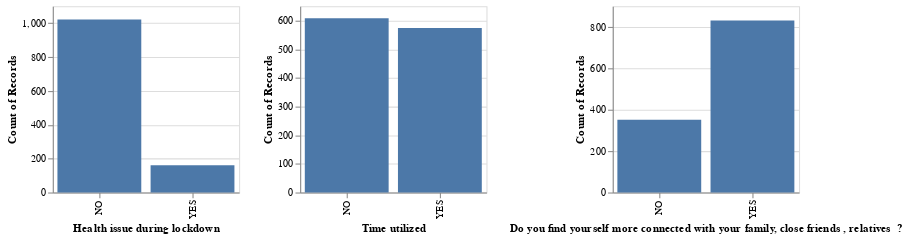

Notebook cell for this chart:
### Code cell
plts[13]|plts[15]|plts[16]

### Figure 1 — Vega-Lite specification as saved in the notebook (floating-point values rounded to 4 significant figures; data arrays with more than 128 entries replaced by an {"elided": "..."} marker saying what was removed)
{"config": {"view": {"continuousWidth": 400, "continuousHeight": 300}}, "hconcat": [{"mark": "bar", "encoding": {"x": {"field": "Health issue during lockdown", "type": "nominal"}, "y": {"aggregate": "count", "type": "quantitative"}}, "height": 180, "width": 180}, {"mark": "bar", "encoding": {"x": {"field": "Time utilized", "type": "nominal"}, "y": {"aggregate": "count", "type": "quantitative"}}, "height": 180, "width": 180}, {"mark": "bar", "encoding": {"x": {"field": "Do you find yourself more connected with your family, close friends , relatives  ?", "type": "nominal"}, "y": {"aggregate": "count", "type": "quantitative"}}, "height": 180, "width": 180}], "data": {"name": "data-9feb39c3fcb213216f6d0ba0d43f0455"}, "$schema": "https://vega.github.io/schema/vega-lite/v4.17.0.json", "datasets": {"data-9feb39c3fcb213216f6d0ba0d43f0455": {"elided": "1182 records"}}}
